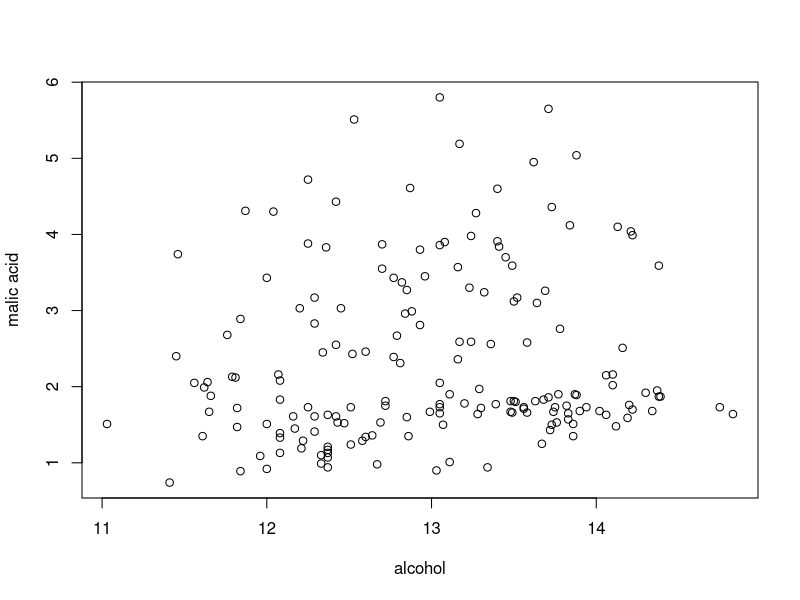
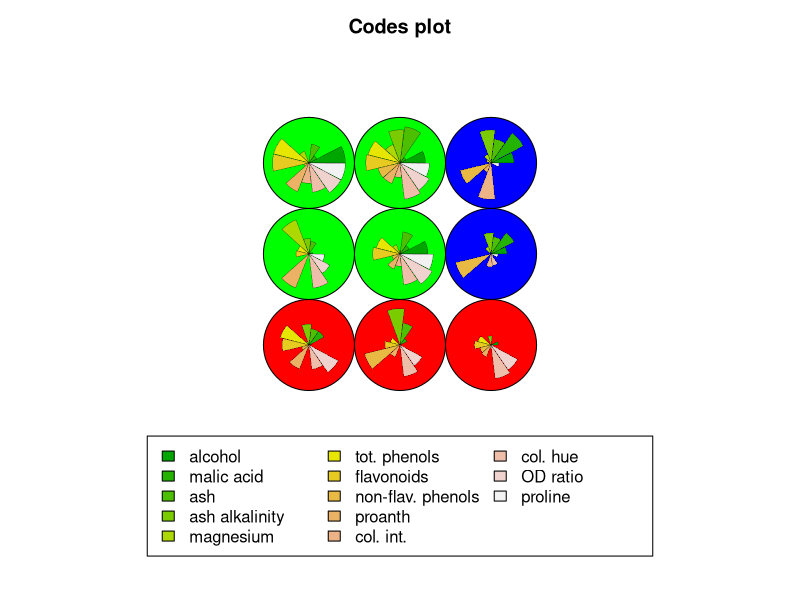

Write the R code that produced these figures, in order.
## ---- chunk 1
library(kohonen)
data(wines)
set.seed(10)
plot(wines)
sommap <- som(scale(wines), grid = somgrid(3, 3, "rectangular"))  #create SOM grid
groups <- 3   # use hierarchical clustering to cluster the codebook vectors
som.he<- cutree(hclust(dist(sommap$codes[[1]])), groups)
plot(sommap, type = "codes", bgcol = rainbow(groups)[som.he])
